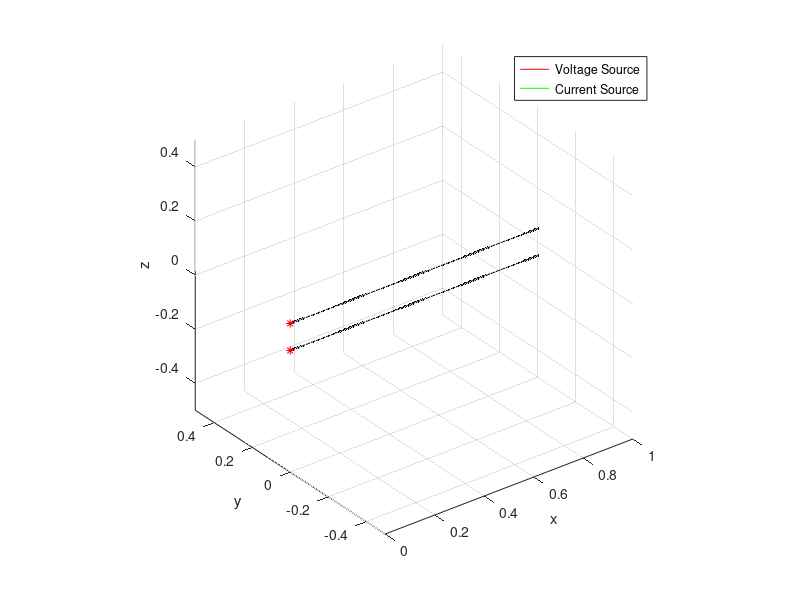

MATLAB code for this plot:
clear
close all
clc
%% initialize generators
count_Vgen=0;
Voltage_Source=[];
Voltage_Source.node_start=[];
Voltage_Source.node_end=[];
Voltage_Source.R=[];
Voltage_Source.L=[];
Voltage_Source.Cinv=[];
Voltage_Source.value=[];
count_Igen=0;
Current_Source=[];
Current_Source.node=[];
Current_Source.value=[];
%% two wire line data
long=1; % length of the two_wire_line [m]
dist=0.1; % ditance between the two lines [m]
%%
nsp=100; % number of points
NN1=zeros(3,nsp);
NN1(1,:)=linspace(0,long,nsp);
NN1(3,:)=dist*0.5;
NN2=zeros(3,nsp);
NN2(1,:)=linspace(0,long,nsp);
NN2(3,:)=-dist*0.5;
NN=[NN1,NN2];
G=[1:nsp-1;2:nsp];
G=[G,G+nsp];
nNodes=size(NN,2);
nSticks=size(G,2);
%%
bar_stick = 0.5*(NN(:,G(1,:))+NN(:,G(2,:)));
%%
figure(1)
plot3(0,0,0,'r')
hold on
plot3(0,0,0,'g')
plot3(0,0,0,'b')
axis equal
grid on
view(3)
xlabel('x')
ylabel('y')
zlabel('z')
plot3([NN(1,G(1,:));NN(1,G(2,:))],[NN(2,G(1,:));NN(2,G(2,:))],[NN(3,G(1,:));NN(3,G(2,:))],'.-','color','k')
%% *************************  VOLTAGE generators and Lumped branches ******
disp('setting generators...')
tic
figure(1)
%connected to OBJ nodes
count_Vgen=count_Vgen+1;
Voltage_Source(count_Vgen).node_start=-1;
Voltage_Source(count_Vgen).node_end=1;
Voltage_Source(count_Vgen).R=0;
Voltage_Source(count_Vgen).L=0;
Voltage_Source(count_Vgen).Cinv=0;
Voltage_Source(count_Vgen).value=1;
plot3(NN(1,1),NN(2,1),NN(3,1),'*r')
count_Vgen=count_Vgen+1;
Voltage_Source(count_Vgen).node_start=-1;
Voltage_Source(count_Vgen).node_end=nsp+1;
Voltage_Source(count_Vgen).R=0;
Voltage_Source(count_Vgen).L=0;
Voltage_Source(count_Vgen).Cinv=0;
Voltage_Source(count_Vgen).value=-1;
plot3(NN(1,nsp+1),NN(2,nsp+1),NN(3,nsp+1),'*r')
n_Vsource=count_Vgen
%% ***********************  CURRENT generators  **********************
n_Isource=count_Igen
legend('Voltage Source','Current Source')
toc
%%
app=[[Voltage_Source.node_start],[Voltage_Source.node_end],[Current_Source.node]];
app=unique(app);
app=find(app<0);
N.node_app=length(app);% number of appended nodes
%%
disp('done')
disp('---------------------------------')
disp(['SYSTEM SIZE: ' num2str(nSticks+n_Vsource+N.node_app) ' x ' num2str(nSticks+n_Vsource+N.node_app)])
disp('---------------------------------')
%% 
save data.mat G NN Voltage_Source  Current_Source
%%
disp('data saved')

